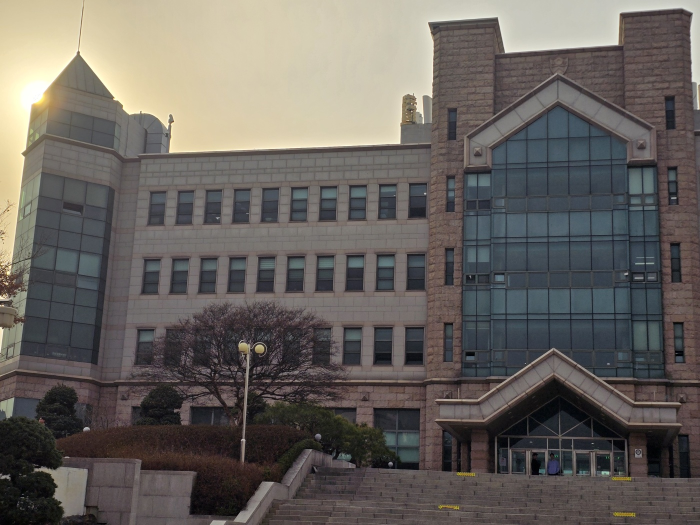
#> input picture Week 2_Image Stitching/image_stitching/my_image1.jpeg, 1400 x 1050 px, found by its file name (shown at 1/2 size)
$ python image_stitching.py
#> lines starting #> are read from the running program, lines starting #| are printed output that depends on the picture
import cv2
import numpy as np
import matplotlib.pyplot as plt
import os

def extract_features(image_path, method="SIFT"):
    """
    Extract features from an image using specified method

    Parameters:
    image_path (str): Path to input image
    method (str): Feature extraction method ('SIFT', 'ORB', or 'FAST')

    Returns:
    tuple: (keypoints, descriptors, image with keypoints)
    """
    # Read image
    img = cv2.imread(image_path)
    if img is None:
        print(f"Error: Could not read image from {image_path}")
        return None, None, None

    # Convert to grayscale
    gray = cv2.cvtColor(img, cv2.COLOR_BGR2GRAY)

    # Initialize feature detector based on method
    if method == "SIFT":
        detector = cv2.SIFT_create()
        color = (0, 255, 0)  # Green
    elif method == "ORB":
        detector = cv2.ORB_create(nfeatures=1500)
        color = (255, 0, 0)  # Blue
    elif method == "FAST":
        # FAST only detects keypoints, doesn't compute descriptors
        fast = cv2.FastFeatureDetector_create()
        keypoints = fast.detect(gray, None)
        img_keypoints = cv2.drawKeypoints(img, keypoints, None, color=(0, 0, 255))
        return keypoints, None, img_keypoints
    else:
        print(f"Error: Unknown method {method}")
        return None, None, None

    # Detect keypoints and compute descriptors
    keypoints, descriptors = detector.detectAndCompute(gray, None)

    # Draw keypoints on image
    img_keypoints = cv2.drawKeypoints(img, keypoints, None, color=color,
                                      flags=cv2.DrawMatchesFlags_DRAW_RICH_KEYPOINTS)

    return keypoints, descriptors, img_keypoints

def match_features(img1, kp1, des1, img2, kp2, des2, method="SIFT"):
    """
    Match features between two images

    Parameters:
    img1, img2: Input images
    kp1, kp2: Keypoints from images
    des1, des2: Descriptors from images
    method (str): Feature extraction method used

    Returns:
    tuple: (matched image, good matches)
    """
    if des1 is None or des2 is None:
        print("Error: No descriptors to match")
        return None, []

    # Match features based on method
    if method == "SIFT":
        # For SIFT, use FLANN based matcher
        FLANN_INDEX_KDTREE = 1
        index_params = dict(algorithm=FLANN_INDEX_KDTREE, trees=5)
        search_params = dict(checks=50)
        flann = cv2.FlannBasedMatcher(index_params, search_params)
        matches = flann.knnMatch(des1, des2, k=2)

        # Apply ratio test to find good matches
        good_matches = []
        for m, n in matches:
            if m.distance < 0.7 * n.distance:
                good_matches.append(m)
    else:
        # For ORB, use Brute Force matcher with Hamming distance
        bf = cv2.BFMatcher(cv2.NORM_HAMMING, crossCheck=True)
        matches = bf.match(des1, des2)
        # Sort matches by distance
        matches = sorted(matches, key=lambda x: x.distance)
        good_matches = matches[:50]  # Take top 50 matches

    # Draw matches
    img_matches = cv2.drawMatches(img1, kp1, img2, kp2, good_matches, None,
                                 flags=cv2.DrawMatchesFlags_NOT_DRAW_SINGLE_POINTS)

    return img_matches, good_matches

def stitch_images(img1, kp1, img2, kp2, good_matches):
    """
    Stitch two images together using matched features

    Parameters:
    img1, img2: Input images
    kp1, kp2: Keypoints from images
    good_matches: Good matches between keypoints

    Returns:
    numpy.ndarray: Stitched image
    """
    if len(good_matches) < 4:
        print("Not enough good matches to stitch images")
        return None

    # Extract location of good matches
    src_pts = np.float32([kp1[m.queryIdx].pt for m in good_matches]).reshape(-1, 1, 2)
    dst_pts = np.float32([kp2[m.trainIdx].pt for m in good_matches]).reshape(-1, 1, 2)

    # Find homography
    H, mask = cv2.findHomography(src_pts, dst_pts, cv2.RANSAC, 5.0)

    # Get dimensions of images
    h1, w1 = img1.shape[:2]
    h2, w2 = img2.shape[:2]

    # Calculate dimensions of stitched image
    pts1 = np.float32([[0, 0], [0, h1], [w1, h1], [w1, 0]]).reshape(-1, 1, 2)
    pts2 = np.float32([[0, 0], [0, h2], [w2, h2], [w2, 0]]).reshape(-1, 1, 2)

    # Transform corners of img1 to img2's coordinate system
    pts1_ = cv2.perspectiveTransform(pts1, H)
    pts = np.concatenate((pts2, pts1_), axis=0)

    # Find min and max x, y coordinates
    [xmin, ymin] = np.int32(pts.min(axis=0).ravel() - 0.5)
    [xmax, ymax] = np.int32(pts.max(axis=0).ravel() + 0.5)

    # Translation matrix to move to positive coordinates
    t = [-xmin, -ymin]
    Ht = np.array([[1, 0, t[0]], [0, 1, t[1]], [0, 0, 1]])

    # Warp img1 using homography
    result = cv2.warpPerspective(img1, Ht.dot(H), (xmax-xmin, ymax-ymin))

    # Copy img2 to result at correct location
    result[t[1]:h2+t[1], t[0]:w2+t[0]] = img2

    return result

def main():
    # Create output directory
    output_dir = "hard_output"
    os.makedirs(output_dir, exist_ok=True)

    # Part 1: Feature extraction
    img1_path = "my_image1.jpeg"
    img2_path = "my_image3.jpeg"

    # Ensure the images exist
    if not os.path.exists(img1_path) or not os.path.exists(img2_path):
        print("Error: One or both input images do not exist.")
        return

    # Extract features using different methods
    for method in ["SIFT", "ORB", "FAST"]:
        print(f"\nExtracting features using {method}...")

        # Extract features from both images
        kp1, des1, img1_kp = extract_features(img1_path, method)
#> in extract_features, img is the input picture: shape (1050, 1400, 3); mean B, G, R 94.4, 99.1, 103.9
#> in extract_features, `gray = cv2.cvtColor(img, cv2.COLOR_BGR2GRAY)`:
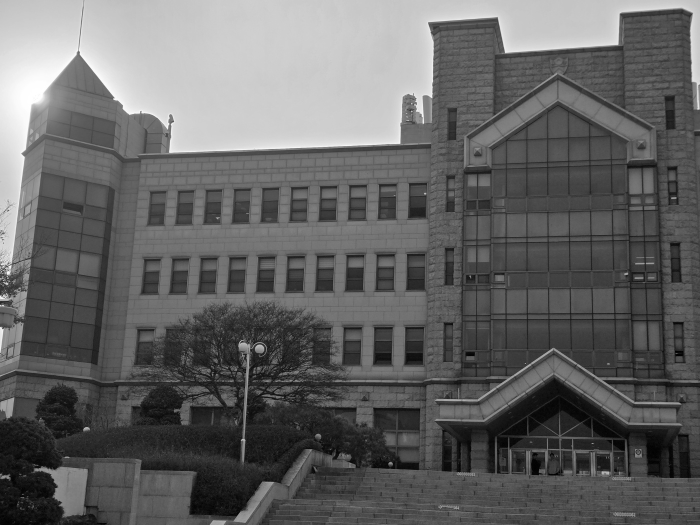
#> gray: shape (1050, 1400) (shown at 1/2 size); min 0, max 255, mean 100
#> in extract_features, `keypoints, descriptors = detector.detectAndCompute(gray, None)`: keypoints = 3973 keypoints; strongest (x, y, size): (6, 611, 2.1), (850, 387, 2.7), (17, 546, 5.2), (172, 857, 6.2)
#> in extract_features, `img_keypoints = cv2.drawKeypoints(img, keypoints, None, color=color, f..`:
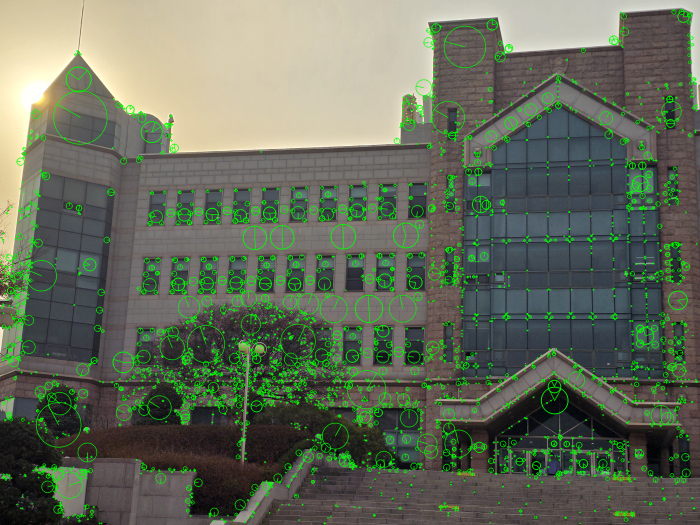
#> img_keypoints: shape (1050, 1400, 3) (shown at 1/2 size); mean B, G, R 90.7, 108.1, 99.9
#> kp1 has the same summary as keypoints in extract_features
        kp2, des2, img2_kp = extract_features(img2_path, method)
#> call 2 of extract_features, with image_path = 'my_image3.jpeg', method = 'SIFT'
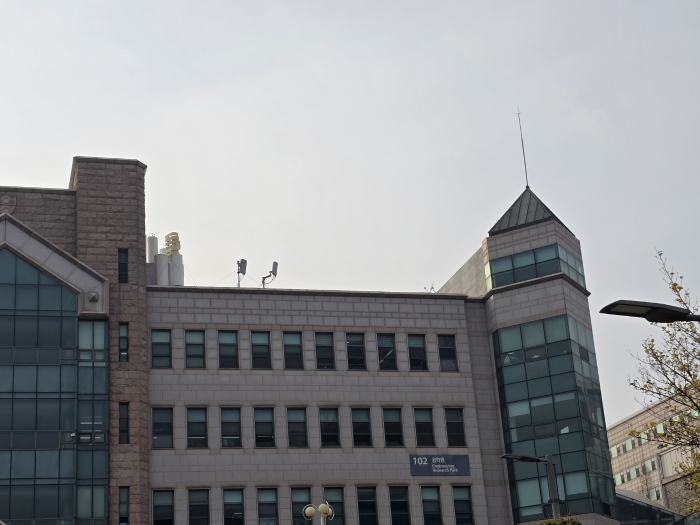
#> input picture Week 2_Image Stitching/image_stitching/my_image3.jpeg, 1400 x 1050 px, found by its file name (shown at 1/2 size)
#> in extract_features, img is the input picture: shape (1050, 1400, 3); mean B, G, R 148.2, 145.8, 144
#> in extract_features (call 2), `keypoints, descriptors = detector.detectAndCompute(gray, None)`: keypoints = 2665 keypoints; strongest (x, y, size): (1381, 627, 1.9), (1215, 620, 14), (1385, 753, 2.1), (540, 551, 3)
#> in extract_features (call 2), `img_keypoints = cv2.drawKeypoints(img, keypoints, None, color=color, f..`:
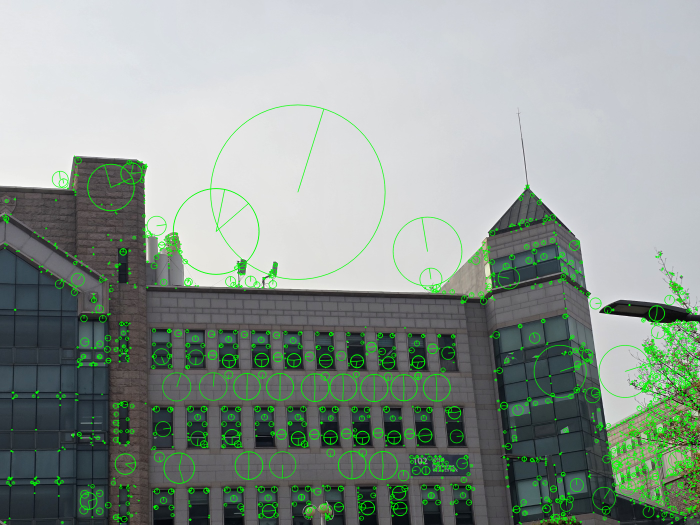
#> img_keypoints: shape (1050, 1400, 3) (shown at 1/2 size); mean B, G, R 144.5, 151.7, 140.3
#> kp2 has the same summary as keypoints in extract_features

        if img1_kp is None or img2_kp is None:
            print(f"Error extracting features with {method}")
            continue

        # Save images with keypoints
        cv2.imwrite(f"{output_dir}/{method}_keypoints_img1.jpg", img1_kp)
        cv2.imwrite(f"{output_dir}/{method}_keypoints_img2.jpg", img2_kp)

        print(f"Image 1: {len(kp1)} keypoints detected")
#| Image 1: 3973 keypoints detected
        print(f"Image 2: {len(kp2)} keypoints detected")
#| Image 2: 2665 keypoints detected

        # Skip feature matching for FAST (no descriptors)
        if method == "FAST":
            continue

        # Part 2: Feature matching and image stitching
        print(f"\nMatching features and stitching images using {method}...")

        # Read original images again
        img1 = cv2.imread(img1_path)
        img2 = cv2.imread(img2_path)

        # Match features
        img_matches, good_matches = match_features(img1, kp1, des1, img2, kp2, des2, method)
#> in match_features, `matches = flann.knnMatch(des1, des2, k=2)`: matches = 3973 matches
#> after the loop in match_features, `for m, n in matches:`: good_matches = 202 matches
#> in match_features, `img_matches = cv2.drawMatches(img1, kp1, img2, kp2, good_matches, None..`:
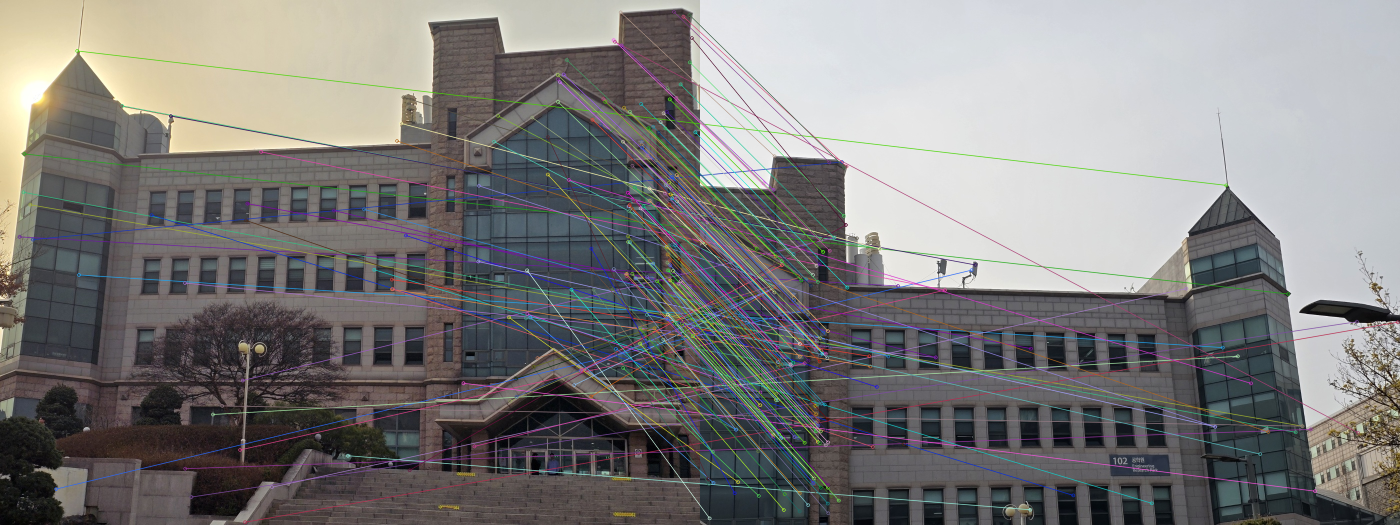
#> img_matches: shape (1050, 2800, 3) (shown at 1/2 size); mean B, G, R 124.1, 124.7, 126.2
#> good_matches = 202 matches

        if img_matches is None:
            print(f"Error matching features with {method}")
            continue

        # Save matched features image
        cv2.imwrite(f"{output_dir}/{method}_matches.jpg", img_matches)
        print(f"Number of good matches: {len(good_matches)}")
#| Number of good matches: 202

        # Stitch images
        result = stitch_images(img1, kp1, img2, kp2, good_matches)
#> in stitch_images, `src_pts = np.float32([kp1[m.queryIdx].pt for m in good_matches]).resha..`: src_pts = 202 rows, first 8: [38.66, 473.2], [46.6, 384.1], [48.4, 307.4], [60.2, 409], [65.43, 478.7], [111.9, 977.6], [154, 101.4], [157.6, 549.4]
#> in stitch_images, `dst_pts = np.float32([kp2[m.trainIdx].pt for m in good_matches]).resha..`: dst_pts = 202 rows, first 8: [395.6, 571.4], [1190.9, 864.2], [1175.9, 587.5], [1204.4, 851.9], [283.4, 323.5], [542.6, 539.8], [1051.9, 370.2], [1045.1, 694.7]
#> in stitch_images, `H, mask = cv2.findHomography(src_pts, dst_pts, cv2.RANSAC, 5.0)`: H = [[1.64, -0.0622, -1800.4], [0.357, 1.57, -10.87], [0.000416, -5.82e-05, 1]]; mask = 202 values, max 1 at index 57, min 0 at index 0, mean 0.624
#> in stitch_images, `pts1_ = cv2.perspectiveTransform(pts1, H)`: pts1_ = [[-1800.4, -10.87], [-1987, 1740.4], [280.3, 1403.3], [310.8, 309.1]]
#> in stitch_images, `pts = np.concatenate((pts2, pts1_), axis=0)`: pts = [[0, 0], [0, 1050], [1400, 1050], [1400, 0], [-1800.4, -10.87], [-1987, 1740.4], [280.3, 1403.3], [310.8, 309.1]]
#> in stitch_images, `[xmin, ymin] = np.int32(pts.min(axis=0).ravel() - 0.5)`: xmin = -1987; ymin = -11
#> in stitch_images, `[xmax, ymax] = np.int32(pts.max(axis=0).ravel() + 0.5)`: xmax = 1400; ymax = 1740
#> in stitch_images, `t = [-xmin, -ymin]`: t = [1987, 11]
#> in stitch_images, `Ht = np.array([[1, 0, t[0]], [0, 1, t[1]], [0, 0, 1]])`: Ht = [[1, 0, 1987], [0, 1, 11], [0, 0, 1]]
#> in stitch_images, `result = cv2.warpPerspective(img1, Ht.dot(H), (xmax-xmin, ymax-ymin))`:
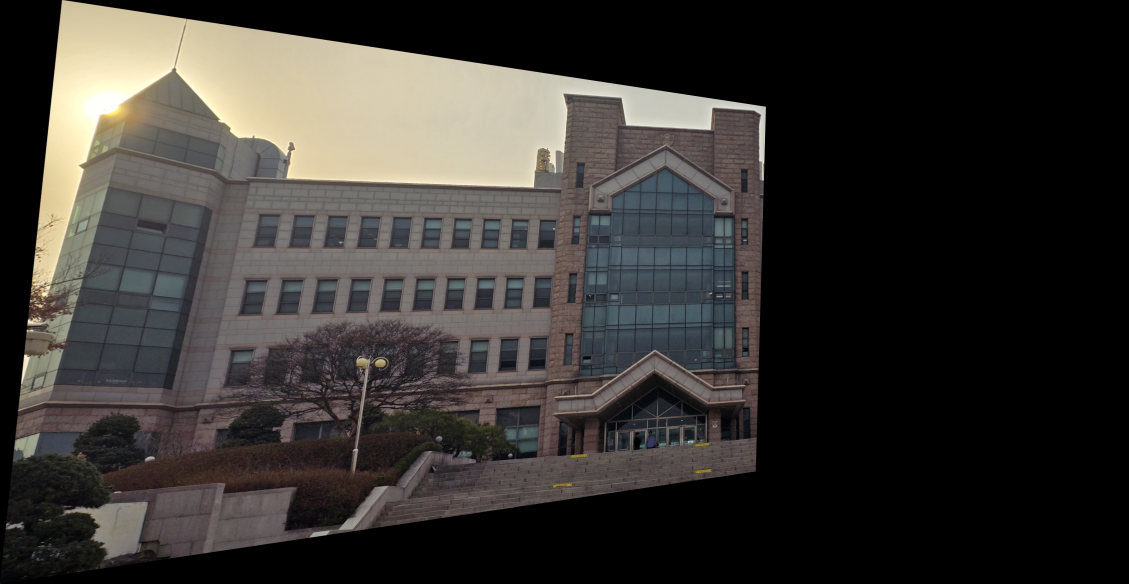
#> result: shape (1751, 3387, 3) (shown at 1/3 size); mean B, G, R 50.1, 53.4, 56.2
#> in stitch_images, `result[t[1]:h2+t[1], t[0]:w2+t[0]] = img2`:
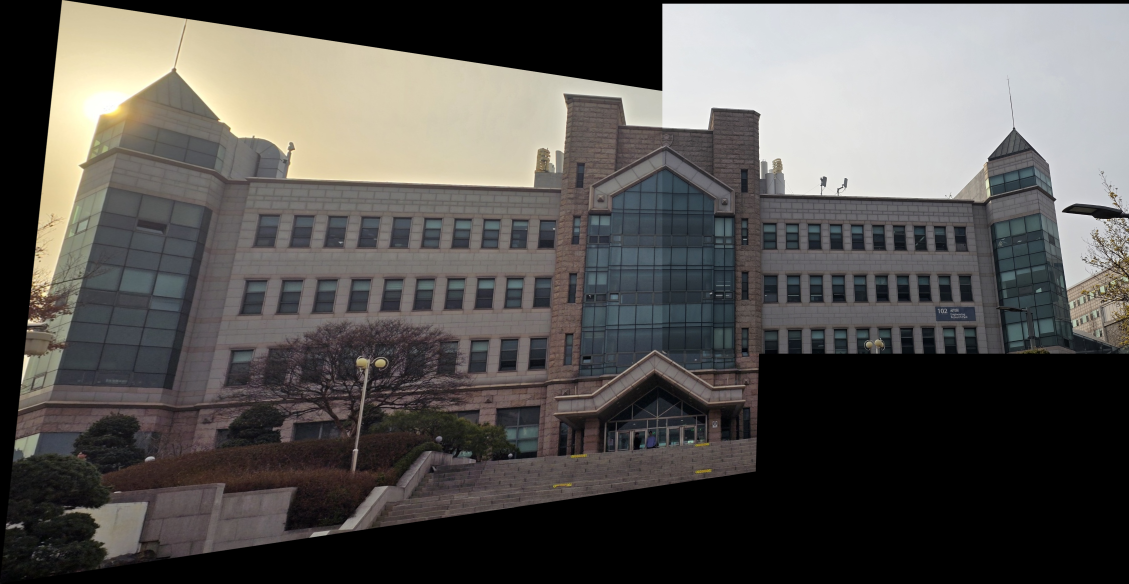
#> result: shape (1751, 3387, 3) (shown at 1/3 size); mean B, G, R 83.3, 86.1, 88.6

        if result is not None:
            # Save stitched image
            cv2.imwrite(f"{output_dir}/{method}_stitched.jpg", result)
            print(f"Images stitched successfully using {method}")
        else:
            print(f"Failed to stitch images using {method}")

if __name__ == "__main__":
#> (the run stopped early here; a loop or call above may not have finished)
